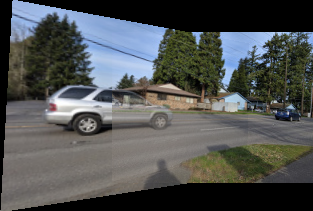
#> input picture img_panorama_34.png, 313 x 211 px
$ python image_stitching_skeleton.py img_panorama_34.png img_panorama_56.png out.png
#> lines starting #> are read from the running program, lines starting #| are printed output that depends on the picture
#> further down, img_1 is the input picture: shape (211, 313, 3); mean B, G, R 82, 82.5, 79.7
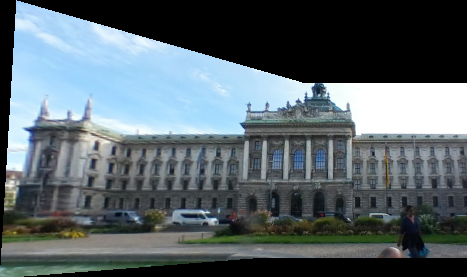
#> input picture img_panorama_56.png, 467 x 277 px
#> further down, img_2 is the input picture: shape (277, 467, 3); mean B, G, R 106.6, 101, 89.5
import cv2
import sys
import numpy as np

# [40 lines left out: functions compute_num_inliers, find_homography, not called in this run]

def ex_find_homography_ransac(list_pairs_matched_keypoints, threshold_ratio_inliers=0.85, threshold_reprojtion_error=3, max_num_trial=1000):
    '''
    Apply RANSAC algorithm to find a homography transformation matrix that align 2 sets of feature points, transform the first set of feature point to the second (e.g. warp image 1 to image 2)
    :param list_pairs_matched_keypoints: has the format as a list of pairs of matched points: [[[p1x,p1y],[p2x,p2y]],....]
    :param threshold_ratio_inliers: threshold on the ratio of inliers over the total number of samples, accept the estimated homography if ratio is higher than the threshold
    :param threshold_reprojtion_error: threshold of reprojection error (measured as euclidean distance, in pixels) to determine whether a sample is inlier or outlier
    :param max_num_trial: the maximum number of trials to do take sample and do testing to find the best homography matrix
    :return best_H: the best found homography matrix
    '''
    best_H = None
    largest_num_inliers = []
    num_samples = 4
    len_lpmk = len(list_pairs_matched_keypoints)

    for iterations in range(0, max_num_trial):
        sampled_keypoints = []
        # Randomly select 4 pairs of keypoints
        sample_indices = np.random.choice(len_lpmk, size=num_samples, replace=False)
        for i in range(0, num_samples):
           sampled_keypoints.append(list_pairs_matched_keypoints[sample_indices[i]])
        # Calculate homography matrix based on 4 pairs of matched keypoints
        possible_H = find_homography(sampled_keypoints)
        # Evaluate the current fit:
        inliers = compute_num_inliers(possible_H, list_pairs_matched_keypoints, threshold_reprojtion_error)
        num_inliers = len(inliers)
        if num_inliers/num_samples > threshold_ratio_inliers:
            # If current number of inliers is more than previous, then this is the best matrix so far
            if num_inliers > len(largest_num_inliers):
                largest_num_inliers = inliers
                best_H = possible_H
    best_H = find_homography(largest_num_inliers)
    return best_H

# Detects sift features by first converting to grayscale and then using opencv detectAndCompute function
# Returns 2 lists of keypoints, and 2 lists of their corresponding descriptors
def detect_sift_features(img_1, img_2):
    im1 = img_1.copy()
    im2 = img_2.copy()
    gray = cv2.cvtColor(im1,cv2.COLOR_BGR2GRAY)
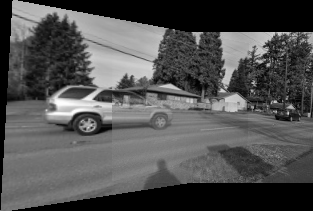
#> gray: shape (211, 313); min 0, max 254, mean 81.6
    gray2 = cv2.cvtColor(im2, cv2.COLOR_BGR2GRAY)
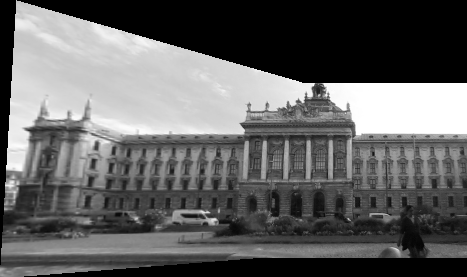
#> gray2: shape (277, 467); min 0, max 255, mean 98.2
    sift1 = cv2.xfeatures2d.SIFT_create()
    sift2 = cv2.xfeatures2d.SIFT_create()
    kp1, des1 = sift1.detectAndCompute(gray,None)
#> kp1 = 498 keypoints; strongest (x, y, size): (279, 34, 2.9), (64, 106, 17.3), (288, 33, 2.4), (275, 102, 2.1)
    kp2, des2 = sift2.detectAndCompute(gray2,None)
#> kp2 = 869 keypoints; strongest (x, y, size): (340, 93, 17.1), (325, 84, 2.7), (292, 91, 20.2), (285, 92, 24.5)
    cv2.drawKeypoints(gray,kp1,im1)
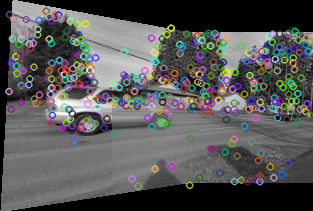
#> im1: shape (211, 313, 3); mean B, G, R 86.7, 87.1, 86.8
    cv2.drawKeypoints(gray2,kp2,im2)
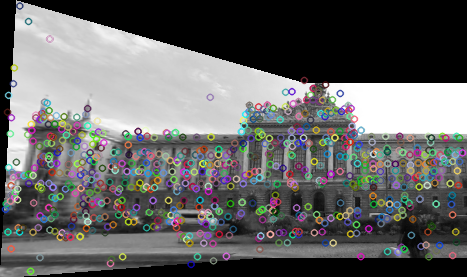
#> im2: shape (277, 467, 3); mean B, G, R 101, 101.2, 101.1
    return kp1, des1, kp2, des2

# Matches the closest keypoints in the image, assuming the ratio of the closest and 2nd closest distance < 0.7
# Returns the index in keypoint array where the closest descriptor was found, or an invalid index if the ratio
# was >= 0.7
def find_matches(descriptor_to_match, descriptor_match, ratio_robustness):
    kp_m_len = len(descriptor_match)
    dist1 = 999
    dist2 = 999
    index_of_matched_keypoint = 0
    # Compare distance between the descriptor to match and the current descriptor in dest array.
    for i in range(0, kp_m_len):
        curr_dist = np.linalg.norm(descriptor_to_match - descriptor_match[i])
        # If this is the smallest distance so far, the second closest distance now equals closest distance.
        # Closest distance is updated to the current distance.
        if curr_dist < dist1:
            dist2 = dist1
            dist1 = curr_dist
            # Save the current index if it is the closest so far.
            index_of_matched_keypoint = i
        elif curr_dist < dist2:
            dist2 = curr_dist
    # Compare distance of closest feature to the distance of second closest feature.
    if dist1/dist2 < ratio_robustness:
        return index_of_matched_keypoint
    # Return an invalid index if the ratio d1/d2 is >= the robustness ratio. This feature will be ignored.
    return -1

def ex_extract_and_match_feature(img_1, img_2, ratio_robustness=0.7):
    '''
    1/ extract SIFT feature from image 1 and image 2,
    2/ use a bruteforce search to find pairs of matched features: for each feature point in img_1, find its best matched feature point in img_2
    3/ apply ratio test to select the set of robust matched points
    :param img_1: input image 1
    :param img_2: input image 2
    :param ratio_robustness: ratio for the robustness test
    :return list_pairs_matched_keypoints: has the format as list of pairs of matched points: [[[p1x,p1y],[p2x,p2y]]]
    '''
    # ==============================
    # ===== 1/ extract features from input image 1 and image 2
    # ==============================
    keypoints1, descriptors1, keypoints2, descriptors2 = detect_sift_features(img_1, img_2)
#> keypoints1 has the same summary as kp1 in detect_sift_features; keypoints2 has the same summary as kp2 in detect_sift_features
    # ==============================
    # ===== 2/ use bruteforce search to find a list of pairs of matched feature points
    # ==============================
    list_pairs_matched_keypoints = []
    len1 = len(keypoints1)
#> len1 = 498
    len2 = len(keypoints2)
#> len2 = 869
    for i in range(0, len1):
        # Pass in each keypoint's descriptor, and compare it with all of the other image's keypoint descriptors.
        match = find_matches(descriptors1[i], descriptors2, ratio_robustness)
        # If the match was within the robustness ratio, append to a list of matched keypoints pairs.
        if match >= 0:
            list_pairs_matched_keypoints.append([keypoints1[i], keypoints2[match]])
#> this loop made 498 passes
#> match on passes 1 to 3: -1, -1, -1
#> after the loop, list_pairs_matched_keypoints = [[keypoint at (11.9, 38.2), size 3.7, keypoint at (8.3, 167), size 4.2], [keypoint at (15.2, 56.2), size 10.1, keypoint at (10.6, 185.2), size 8.2], [keypoint at (268.7, 35.7), size 6.6, keypoint at (14.3, 196.9), size 2.4]]
    return list_pairs_matched_keypoints

# Blends two images by averaging areas where both contain values that are > 0. (ie: if the pixel in both images
# to be blended is not black, average them and copy to new image.)
# [151 lines left out: functions blend_images, copy_image2_to_canvas, apply_homography_and_interpolate, apply_best_bounding_box, ex_warp_blend_crop_image, not called in this run]

def stitch_images(img_1, img_2):
    '''
    :param img_1: input image 1. We warp this image to align and stich it to the image 2
    :param img_2: is the reference image. We will not warp this image
    :return img_panorama: the resulting stiched image
    '''
    print('==============================')
    print('===== stitch two images to generate one panorama image')
    print('==============================')

    # ===== extract and match features from image 1 and image 2
    list_pairs_matched_keypoints = ex_extract_and_match_feature(img_1=img_1, img_2=img_2, ratio_robustness=0.7)

    # ===== use RANSAC algorithm to find homography to warp image 1 to align it to image 2
    H_1 = ex_find_homography_ransac(list_pairs_matched_keypoints, threshold_ratio_inliers=0.85, threshold_reprojtion_error=3, max_num_trial=1000)
#> in ex_find_homography_ransac, `len_lpmk = len(list_pairs_matched_keypoints)`: len_lpmk = 3
#> after the loop in ex_find_homography_ransac, `for iterations in range(0, max_num_trial):`: largest_num_inliers = []

    # ===== warp image 1, blend it with image 2 using average blending to produce the resulting panorama image
    img_panorama = ex_warp_blend_crop_image(img_1=img_1,H_1=H_1, img_2=img_2)


    return img_panorama

if __name__ == "__main__":
    print('==================================================')
    print('PSU CS 410/510, Winter 2019, HW2: image stitching')
    print('==================================================')

    path_file_image_1 = sys.argv[1]
    path_file_image_2 = sys.argv[2]
    path_file_image_result = sys.argv[3]


    # ===== read 2 input images
    img_1 = cv2.imread(path_file_image_1)
    img_2 = cv2.imread(path_file_image_2)

    # ===== create a panorama image by stitch image 1 to image 2
#> (the run stopped early here; a loop or call above may not have finished)
